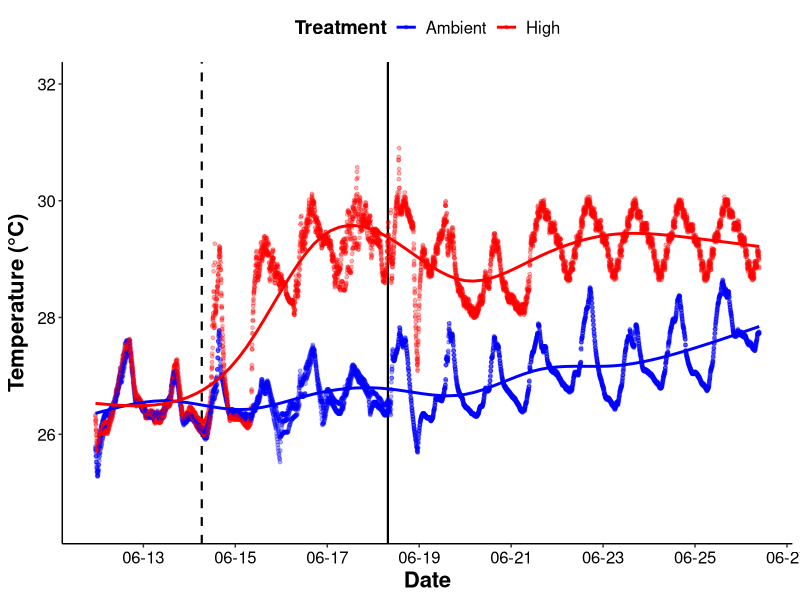
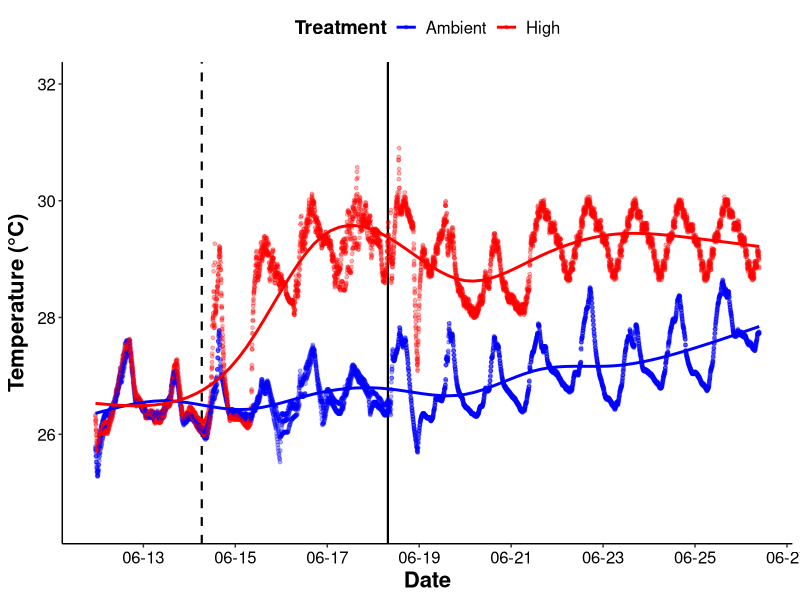

Here is the R script that generated these plots, in order:
## ---- chunk 1
knitr::opts_chunk$set(echo = TRUE, warning=FALSE, message=FALSE)

library("car") #levenes test
library("ggplot2") #plotting
library("plotrix") #plotting
library("reshape2") #data shaping
require("gridExtra") #Arrange Plots for output
require("plyr") #for ddply
require("dplyr")
require("utils")
library("tidyverse")
library("lubridate")
library("scales")
## ---- chunk 2
temps<-read.csv("Mcap2021/Data/Environmental/Temperature/Temperatures.csv")

temps<-temps%>%
  filter(!Temp>35)%>% #remove artifical values
  filter(!Temp<24) #remove artifical values

temps$DateTime<-as.POSIXct(temps$DateTime, format="%m/%d/%y %H:%M")

temp_plot<-ggplot(temps)+
    geom_vline(xintercept=as.numeric(temps$DateTime[2000]), linetype="dashed", color="black", size=0.75)+
     geom_vline(xintercept=as.numeric(temps$DateTime[5500]), linetype="solid", color="black", size=0.75)+
    geom_point(aes(DateTime,Temp,color=Treatment),alpha=0.3,size=1)+
     scale_color_manual(values=c("blue","red"))+
     geom_smooth(aes(DateTime,Temp,color=Treatment),se=FALSE,span=0.15,size=1)+
     scale_x_datetime(date_breaks="2 days",minor_breaks=waiver(),labels=date_format("%m-%d"))+
     ylim(24.5, 32)+
     ylab(expression(bold("Temperature (°C)")))+
     xlab(expression(bold("Date")))+
     theme_classic() + 
     theme(
      legend.position="top",
      axis.title=element_text(face="bold", size=16),
      axis.text=element_text(size=12, color="black"), 
      legend.title=element_text(face="bold", size=14), 
      legend.text=element_text(size=12)
      ); temp_plot

temps%>%group_by(Treatment)%>%summarise(mean=mean(Temp),sd=sd(Temp),se=std.error(Temp))

ggsave(filename="Mcap2021/Figures/Temperatures.png", plot=temp_plot, dpi=500, width=8.5, height=5, units="in")
